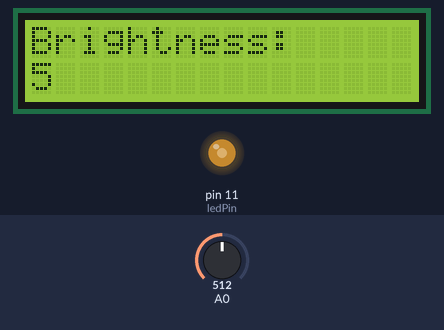
A sketch run on a simulated Arduino Uno, built with avr-gcc and run on an emulated ATmega328P. Shown: 16×2 character LCD, output pins drawn as LEDs (lit = HIGH). The inputs (shaded band) are chosen by the test bench; at power-on: A0 = 512.

Above: at 1.2 s.
1.3 s: A0 set to 716
At 1.8 s:
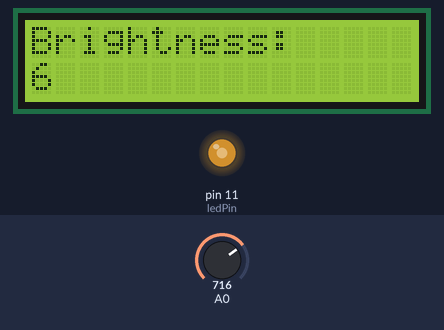
2.8 s: A0 set to 900
At 4.0 s:
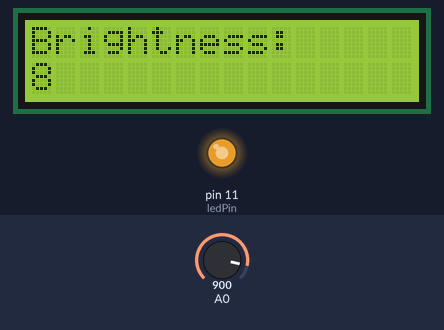
4.3 s: A0 set to 306
At 5.2 s:
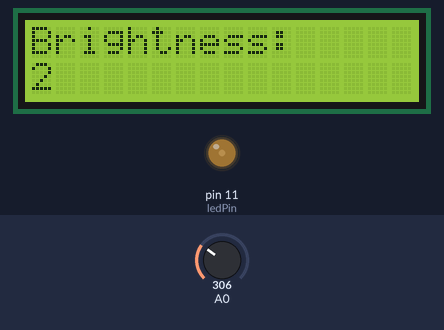
5.8 s: A0 set to 0
At 6.3 s:
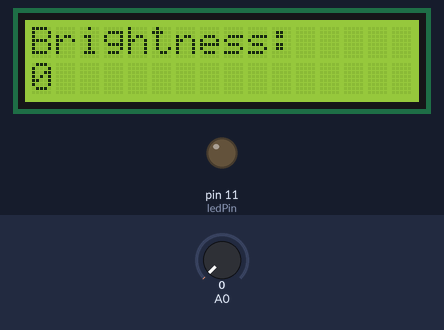
Timing chart, 0 to 8.3 s (numbered marks = the images above; inputs shaded):
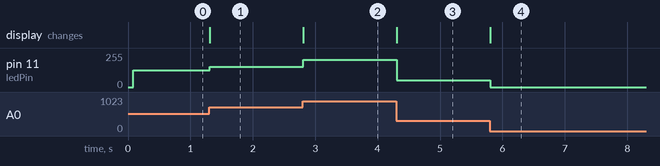

Measured:
- after the input at 1.3 s, pin 11 (ledPin): 127/255 → 153/255 at once; the display: changes at once (image 1)
- after the input at 2.8 s, pin 11 (ledPin): 153/255 → 204/255 at once; the display: changes at once (image 2)
- after the input at 4.3 s, pin 11 (ledPin): 204/255 → 51/255 at once; the display: changes at once (image 3)
- after the input at 5.8 s, pin 11 (ledPin): 51/255 → 0/255 at once; the display: changes at once (image 4)

The sketch:

potentiometers.ino
```cpp
#include <LiquidCrystal.h>
#include <Wire.h>
#include <LiquidCrystal_I2C.h>
LiquidCrystal_I2C lcd(0x27, 16, 2);
int ledPin = 11;
int potPin = 0;
int brightness = 0;

void setup()
{
	pinMode(ledPin, OUTPUT);
	pinMode(potPin, INPUT); // sets the potentiometer pin as the input
	Serial.begin(9600);
	lcd.init();
	lcd.backlight();
	lcd.setCursor(0,0);
	lcd.print("Brightness:"); // prints brightness
}

void loop()
{
	brightness = analogRead(0);
	brightness = map(brightness, 0, 1023, 0, 10); // maps the brightness of the LED
	lcd.setCursor(0,1);
	lcd.print(brightness); // prints the brightness of the LED at that moment in time.
	lcd.print("    ");
	brightness = map(brightness, 0, 10, 0, 255);
	analogWrite(ledPin, brightness);
}
```
